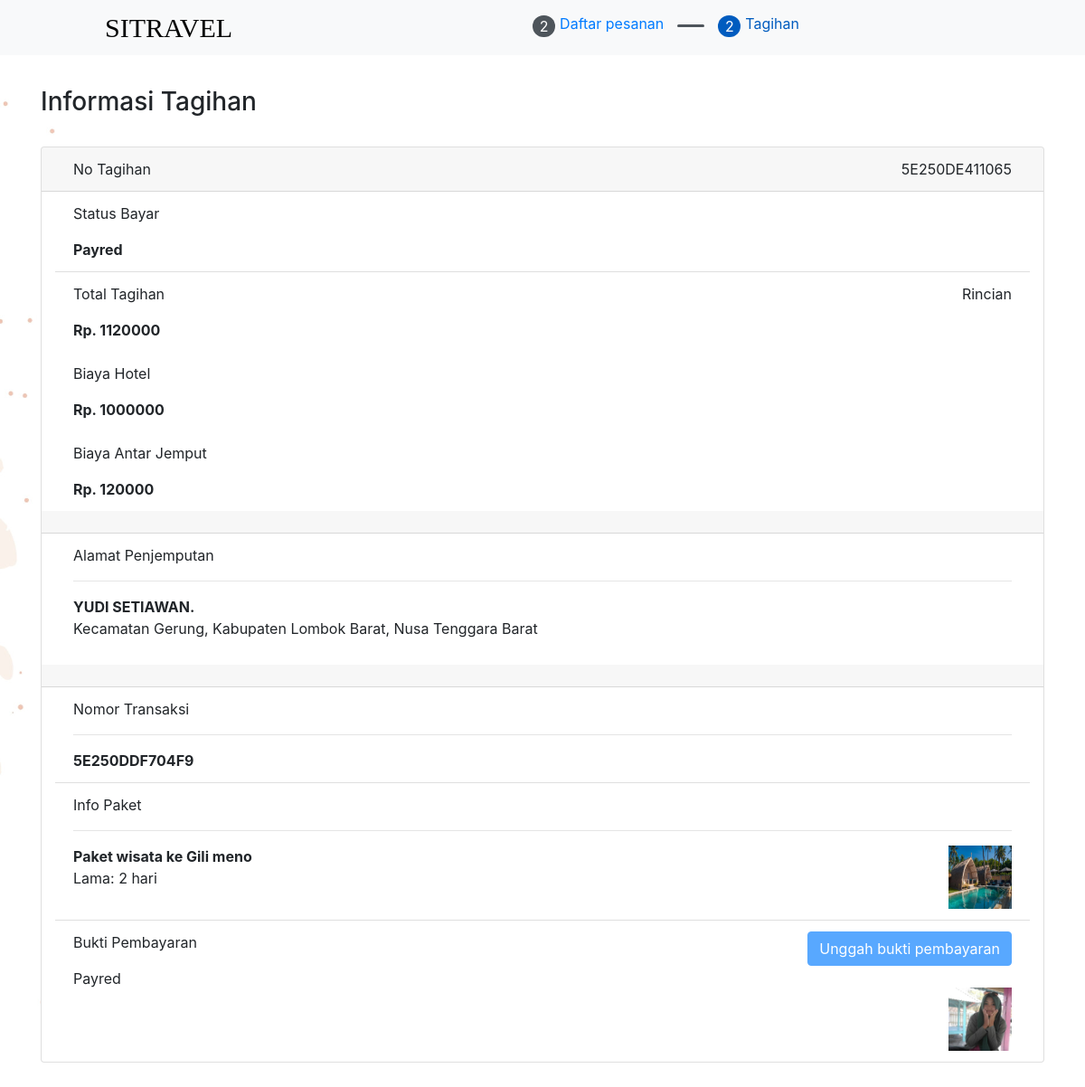
/Menu/Tagihan.php?id_transaksi=5E250DDF704F9 (signed in), run on the app's committed database.
### tables this page shows
CREATE TABLE `tb_paketwisata` (
  `Id_paket` char(50) NOT NULL,
  `Gambar` text NOT NULL,
  `Nama` varchar(255) NOT NULL,
  `Deskripsi` text NOT NULL,
  `Id_hotel` char(50) NOT NULL,
  `Alamat` text NOT NULL,
  `Biaya` double NOT NULL
);

CREATE TABLE `tb_pembayaran` (
  `Id_tagihan` char(100) NOT NULL,
  `Id_transaksi` char(50) NOT NULL,
  `biaya_hotel` double NOT NULL,
  `Harga_jemput` double NOT NULL,
  `Total_bayar` double NOT NULL,
  `Status_bayar` char(50) NOT NULL,
  `Bukti_pembayaran` text DEFAULT NULL
);

CREATE TABLE `tb_lokasi` (
  `Id_lokasi` char(50) NOT NULL,
  `Deskripsi` text NOT NULL,
  `Tarif` double NOT NULL
);

CREATE TABLE `tb_pemesanan` (
  `Id_transaksi` char(50) NOT NULL,
  `Ktp` char(30) NOT NULL,
  `Id_paket` char(50) NOT NULL,
  `Tgl_pesan` char(50) NOT NULL,
  `Tgl_berakhir` char(50) NOT NULL,
  `Id_lokasi` char(50) NOT NULL,
  `Durasi` int(11) NOT NULL,
  `Total_pengunjung` int(11) NOT NULL,
  `status_Pemesanan` varchar(100) NOT NULL,
  `Id_agen` char(50) NOT NULL
);

### config/FunctionTampil.php (called while the page is built)
<?php
include "koneksi.php";
function query($tampil)
{
  global $con;
  $result = mysqli_query($con, $tampil);
  $rows = [];
  while ($row = mysqli_fetch_assoc($result)) {
    $rows[] = $row;
  }
  return $rows;
}

### Menu/Tagihan.php (the view, shortened to what this page needs)
<?php
require "../config/FunctionTampil.php";
?>
<?php
$id_transaksi = $_GET["id_transaksi"];
$tagihan = query("SELECT * FROM tb_paketwisata
                                    INNER JOIN tb_pemesanan
                                    ON tb_paketwisata.Id_paket = tb_pemesanan.Id_paket
                                    INNER JOIN tb_pembayaran
				                    ON tb_pemesanan.Id_transaksi = tb_pembayaran.Id_transaksi
                                    WHERE tb_pemesanan.Id_transaksi = '$id_transaksi'");
?>
<!doctype html>
<html lang="en">
<head>
    <link rel="stylesheet" href="../asset/bootsrap/bootstrap.css">
    <link rel="stylesheet" href="../asset/css/style.css">
    <link rel="stylesheet" href="../asset/SwitAlert2/sweetalert2.scss">
</head>
<body>
<div id="potition" style="position: fixed; z-index: 1000; width: 100%;">
    <nav class="navbar  bg-light" style="background-color: white;">
        <a class="navbar-barnds" href="#"
           style="font-family:'Condiment', 'Marck Script', 'cursive'; font-size: 30px; margin-left: 100px; color: #040505; text-transform: uppercase">
            SITravel
        </a>
        <ul class="nav" style="margin-right: 300px">
            <li class="nav-item" style="margin-left: 15px">
                <div style="background-color: #4e555b; width: 25px;border-radius: 100px; text-align: center; color: white">
                    2
                </div>
            </li>
            <li class="nav-item">
                <a href="../DaftarPesanan.php">
                    <h6 class="font-weight-normal" style="margin-left: 5px;"> Daftar pesanan</h6>
                </a>
            </li>
            <li class="nav-item" style="margin-left: 15px">
                <div style="background-color: #4e555b; width: 30px; height: 3px; margin-top: 10px; border-radius: 100px"></div>
            </li>
            <li class="nav-item" style="margin-left: 15px">
                <div style="background-color:#005cbf; width: 25px;border-radius: 100px; text-align: center; color: white">
                    2
                </div>
            </li>
            <li class="nav-item">
                <h6 class="font-weight-normal" style="margin-left: 5px; color:#005cbf"> Tagihan</h6>
            </li>
        </ul>
    </nav>
</div>
<br>
<?php foreach ($tagihan as $tagihan): ?>
    <div class="container">
        <br>
        <br>
        <br>
        <h3>Informasi Tagihan</h3>
        <br>
        <div class="card" style="width: 100%;">
            <div class="card-header">
                <div class="container">
                    <div class="row">
                        <div class="col-lg-6">
                            No Tagihan
                        </div>
                        <div class="col-lg-6" style="text-align: right">
                            <?= $tagihan['Id_tagihan']; ?>
                        </div>
                    </div>
                </div>
            </div>
            <div class="container">
                <ul class="list-group list-group-flush">
                    <li class="list-group-item">Status Bayar <p></p><b><?= $tagihan['Status_bayar']; ?></b></li>
                    <li class="list-group-item">
                        <div class="row">
                            <div class="col-lg-6">
                                Total Tagihan <p></p> <b>Rp. <?= $tagihan['Total_bayar']; ?></b><br><br>
                                Biaya Hotel <p></p> <b>Rp. <?= $tagihan['biaya_hotel']; ?></b><br><br>
                                Biaya Antar Jemput <p></p> <b>Rp. <?= $tagihan['Harga_jemput']; ?></b>
                            </div>
                            <div class="col-lg-6" style="text-align: right">
                                Rincian
                            </div>
                        </div>
                    </li>
                </ul>
            </div>
            <div class="card-header"></div>
            <div class="container">
                <ul class="list-group list-group-flush">
                    <li class="list-group-item">Alamat Penjemputan <p></p>
                        <hr>
                        <b><?= $_SESSION["Username"]; ?>.</b>
                        <p>
                            <?php
                            require "../config/koneksi.php";
                            $id = $tagihan['Id_lokasi'];
                            $lokasiJemput = mysqli_query($con, "SELECT * FROM `tb_lokasi` WHERE Id_lokasi = '$id'");
                            $rowLokasi = mysqli_fetch_assoc($lokasiJemput);
                            echo $rowLokasi["Deskripsi"];
                            ?>
                        </p></li>
                </ul>
            </div>
            <div class="card-header"></div>
            <div class="container">
                <ul class="list-group list-group-flush">
                    <li class="list-group-item">Nomor Transaksi<p></p>
                        <hr>
                        <b><?= $tagihan['Id_transaksi']; ?></b>
                    </li>
                    <li class="list-group-item">
                        Info Paket<p></p>
                        <hr>
                        <div class="row">
                            <div class="col-lg">
                                <b><?= $tagihan['Nama']; ?></b>
                                <p>
                                    Lama: <?= $tagihan['Durasi']; ?> hari
                                </p>
                            </div>
                            <div class="col-lg" style="text-align: right">
                                <img src="../asset/Upload/Paket/<?= $tagihan['Gambar']; ?>" alt=""
                                     style="width: 70px; height: 70px">
                            </div>
                        </div>
                    </li>
                    <li class="list-group-item">
                        <div class="row">
                            <div class="col-lg-6">
                                Bukti Pembayaran<p></p>
                                <?= $tagihan['Status_bayar']; ?>
                            </div>
                            <div class="col-lg-6" style="text-align: right">
                                <b>
                                    <?php if ($tagihan['Status_bayar'] === "Unpayred") : ?>
                                        <button type="button" class="btn btn-primary" data-toggle="modal"
                                                data-target="#exampleModal">
                                            Unggah bukti pembayaran
                                        </button>
                                    <?php else: ?>
                                        <button type="button" class="btn btn-primary" data-toggle="modal"
                                                data-target="#exampleModal" disabled>
                                            Unggah bukti pembayaran
                                        </button>
                                    <?php endif; ?>
                                    <br>
                                    <br>
                                    <img src="<?= $tagihan['Bukti_pembayaran']; ?>" alt=""
                                         style="width: 70px; height: 70px">
                                </b>
                            </div>
                        </div>
                    </li>
                </ul>
            </div>
        </div>
    </div>
<?php endforeach; ?>
<br><br>
</body>
</html>

### asset/css/style.css (style rules this page uses)
body { background-image: url(../bg.jpg); background-position: 0 -100px; background-attachment: fixed; background-size: cover; }
.navbar { position: relative; z-index: 1; }
@media (min-width: 992px) { .navbar { background-color: transparent; transition: 1.2s; background-color: rgba(22, 22, 22, 0); position: fixed; top: 0; right: 0; left: 0; z-index: 1030 } }

### data on the page
tb_paketwisata: tb_pembayaran.Id_tagihan "5E250DE411065", tb_pembayaran.Status_bayar "Payred", tb_pembayaran.Total_bayar "1120000", tb_pembayaran.biaya_hotel "1000000", tb_pembayaran.Harga_jemput "120000", tb_lokasi.Deskripsi "Kecamatan Gerung, Kabupaten Lombok Barat, Nusa Tenggara Barat", tb_pembayaran.Id_transaksi "5E250DDF704F9", Nama "Paket wisata ke Gili meno", tb_pemesanan.Durasi "2", Gambar (picture), tb_pembayaran.Bukti_pembayaran (picture)
